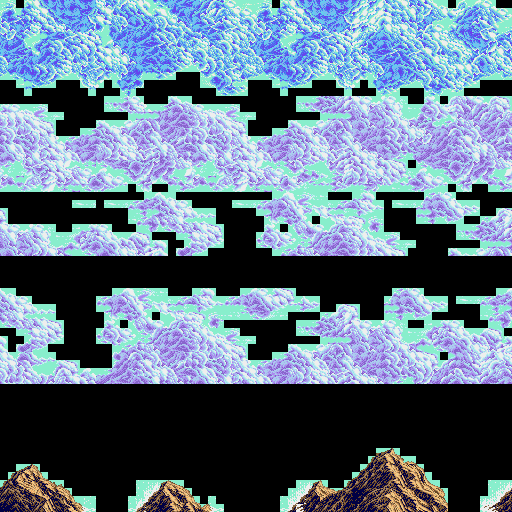

This game map was drawn from its Tiled (.tmx) file and the tilesets committed beside it. A one-line description and the trimmed map source follow:
An orthogonal 64x64 tile map with 8x8 px tiles, 1 tile layer (Layer 1).

<map version="1.0" orientation="orthogonal" renderorder="right-down" width="64" height="64" tilewidth="8" tileheight="8" nextobjectid="1">
 <tileset firstgid="1" source="TF4_fg1.tsx" />
 <layer name="Layer 1" width="64" height="64">
  <data>[4096 cells, 2507 non-empty, 266 distinct tile ids]</data>
 </layer>
</map>